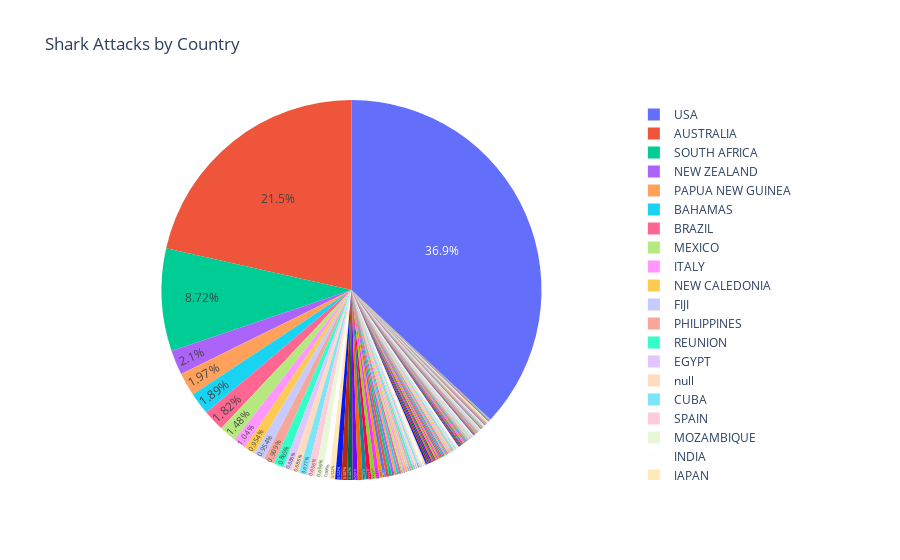

The code cell stored with this chart in its notebook:
### Code cell
# Visualization 2: Shark Attacks by Country
fig2 = px.pie(df, names='Country', title='Shark Attacks by Country')
fig2.update_traces(textposition='inside')
fig2.update_layout()
fig2.show()

### Figure 1 — Plotly figure (JSON) as saved in the notebook; plotly's stock layout.template omitted (floating-point values rounded to 4 significant figures; data arrays with more than 128 entries replaced by an {"elided": "..."} marker saying what was removed)
{"data": [{"domain": {"x": [0, 1], "y": [0, 1]}, "hovertemplate": "Country=%{label}<extra></extra>", "labels": {"elided": "6709 str values"}, "legendgroup": "", "name": "", "showlegend": true, "textposition": "inside", "type": "pie"}], "layout": {"legend": {"tracegroupgap": 0}, "title": {"text": "Shark Attacks by Country"}}}
